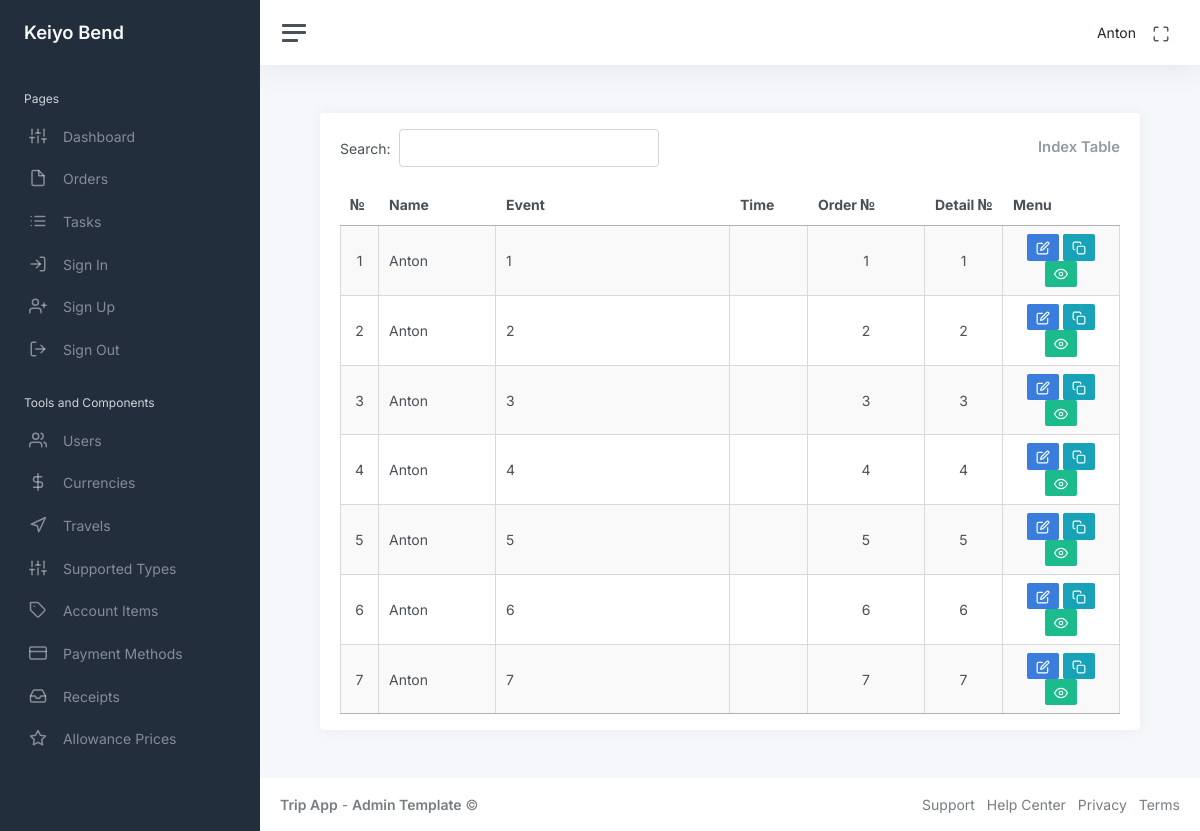
The app's page /index (signed in) with its own data.
### app/auth/models/user.py (models this page shows, shortened)
class User(UserMixin, db.Model):
    id: so.Mapped[int] = so.mapped_column(primary_key=True)
    name: so.Mapped[str] = so.mapped_column(sa.String(64), index=True, default=None)
    email: so.Mapped[str] = so.mapped_column(sa.String(120), index=True, unique=True)
    password_hash: so.Mapped[Optional[str]] = so.mapped_column(sa.String(256))
    admin: so.Mapped[bool] = so.mapped_column(sa.Boolean(), default=False)
    is_show: so.Mapped[bool] = so.mapped_column(sa.Boolean(), default=True)
    orders_rel = db.relationship("Order", back_populates="user", cascade="all, delete-orphan")

### app/main/models/order.py (models this page shows, shortened)
class Order(db.Model):
    id: so.Mapped[int] = so.mapped_column(primary_key=True)
    name_id: so.Mapped[int] = so.mapped_column(
        sa.Integer, db.ForeignKey("user.id"), nullable=False
    )
    order: so.Mapped[str] = so.mapped_column(sa.String(255), nullable=False)
    order_number: so.Mapped[str] = so.mapped_column(sa.String(255), nullable=False)
    detail_number: so.Mapped[str] = so.mapped_column(sa.String(255), nullable=False)
    is_hidden: so.Mapped[bool] = so.mapped_column(sa.Boolean(), nullable=False, default=False)
    fiscal_year: so.Mapped[int] = so.mapped_column(
        sa.Integer(), default=lambda: datetime.now().year
    )
    created_at: so.Mapped[date] = so.mapped_column(sa.Date(), default=date.today)
    service_number: so.Mapped[str] = so.mapped_column(sa.String(255), nullable=False)
    service_card_number: so.Mapped[str] = so.mapped_column(sa.String(255), nullable=False)
    quote_number: so.Mapped[str] = so.mapped_column(sa.String(255), nullable=False)
    purchase_order_number: so.Mapped[str] = so.mapped_column(sa.String(255), nullable=False)
    travel_id: so.Mapped[int] = so.mapped_column(
        sa.Integer, db.ForeignKey("travel.id"), nullable=False
    )
    support_type_id: so.Mapped[int] = so.mapped_column(
        sa.Integer, db.ForeignKey("supported_types.id"), nullable=False
    )
    user = db.relationship("User", back_populates="orders_rel")
    rates = db.relationship("Rates", back_populates="order", cascade="all, delete-orphan")
    details = db.relationship("Details", back_populates="order", cascade="all, delete-orphan")
    allowances = db.relationship(
        "Allowances", back_populates="order", cascade="all, delete-orphan"
    )
    travels_id = db.relationship("Travel", back_populates="orders")
    supported_type_id = db.relationship("SupportedTypes", back_populates="orders")

### app/main/routes/index.py (the view, shortened to what this page needs)
@bp.route("/")
@bp.route("/index")
@login_required  # Only authenticated users can access this route
def index():
    if current_user.admin:
        orders = db.session.query(Order).join(User).filter(User.is_show.is_(True)).all()
    return render_template("main/index.html", orders=orders)

### app/auth/models/user.py (called while the page is built)
@login.user_loader
def load_user(id):
    return db.session.get(User, int(id))

### app/main/templates/main/index.html (shortened to what this page needs)
<!DOCTYPE html>
{% extends "main/base.html" %}
{% block content %}
<div class="container-fluid p-0">
    <div class="row">
        <div class="col-md-12 ms-sm-auto col-lg-12 px-md-4">
            <div class="card flex-fill">
                <div class="card-header py-3">
                    <div class="d-flex justify-content-between align-items-center">
                        <div id="datatableSearch"></div>
                        <h3 class="card-title mb-0">Index Table</h3>
                    </div>
                </div>
                <div class="card-body py-0 mb-3">
                    <table class="display cell-border" id="indexTable" style="width: 100%;">
                        <thead>
                            <tr style="text-align:center">
                                <th>№</th>
                                <th>Name</th>
                                <th>Event</th>
                                <th>Time</th>
                                <th>Order №</th>
                                <th>Detail №</th>
                                <th>Menu</th>
                            </tr>
                        </thead>
                        <tbody>
                            {% for order in orders %}
                            <tr>
                                <td style="text-align:center">{{order.id}}</td>
                                <td>{{order.user.name}}</td>
                                <td>{{order.order}}</td>
                                <td style="text-align:center">{{" "}}</td>
                                <td style="text-align:center">{{order.order_number}}</td>
                                <td style="text-align:center">{{order.detail_number}}</td>
                                <td style="text-align:center">
                                    <a class="btn btn-primary btn-sm"
                                        href="{{ url_for('main.update_order', order_id=order.id) }}"><i
                                            class="align-middle" data-feather="edit"></i></a>
                                    <a class="btn btn-info btn-sm"
                                        href="{{ url_for('main.copy_order', order_id=order.id) }}"><i
                                            class="align-middle" data-feather="copy"></i></a>
                                    {% if current_user.admin == True %}
                                    <form action="{{ url_for('main.hide_order', id=order.id) }}" method="POST"
                                        style="display:inline;">
                                        <button type="submit"
                                            class="btn btn-sm {{ 'btn-danger' if order.is_hidden else 'btn-success' }}">
                                            {% if order.is_hidden %}
                                            <i class="align-middle" data-feather="eye-off"></i>
                                            {% else %}
                                            <i class="align-middle" data-feather="eye"></i>
                                            {% endif %}
                                        </button>
                                    </form>
                                    {% endif %}
                                </td>
                            </tr>
                            {% endfor %}
                        </tbody>
                    </table>
                </div>
            </div>
        </div>
    </div>
</div>
{% endblock %}

### app/main/templates/main/base.html (shortened to what this page needs)
<!DOCTYPE html>
<html lang="en" data-bs-theme="auto">
<head>
    <link href="https://cdn.jsdelivr.net/npm/bootstrap@5.3.3/dist/css/bootstrap.min.css" rel="stylesheet">
    <link rel="stylesheet" href="https://cdn.datatables.net/1.11.3/css/jquery.dataTables.min.css">
    <link href="../main/static/css/app.css" rel="stylesheet">
</head>
<body>
    <div class="wrapper">
        {% block sidebar %}
        {% include 'main/sidebar.html' %}
        {% endblock %}
        <div class="main">
            {% block navbar %}
            {% include 'main/navbar.html' %}
            {% endblock %}
            <main class="content">
                {% block content %}
                {% endblock %}
            </main>
            <footer class="footer">
                <div class="container-fluid">
                    <div class="row text-muted">
                        <div class="col-6 text-start">
                            <p class="mb-0">
                                <a class="text-muted" href="https://adminkit.io/" target="_blank"><strong>Trip
                                        App</strong></a> - <a class="text-muted" href="https://adminkit.io/"
                                    target="_blank"><strong>Admin
                                        Template</strong></a> &copy;
                            </p>
                        </div>
                        <div class="col-6 text-end">
                            <ul class="list-inline">
                                <li class="list-inline-item">
                                    <a class="text-muted" href="https://adminkit.io/" target="_blank">Support</a>
                                </li>
                                <li class="list-inline-item">
                                    <a class="text-muted" href="https://adminkit.io/" target="_blank">Help Center</a>
                                </li>
                                <li class="list-inline-item">
                                    <a class="text-muted" href="https://adminkit.io/" target="_blank">Privacy</a>
                                </li>
                                <li class="list-inline-item">
                                    <a class="text-muted" href="https://adminkit.io/" target="_blank">Terms</a>
                                </li>
                            </ul>
                        </div>
                    </div>
                </div>
            </footer>
        </div>
    </div>
</body>
</html>

### app/main/templates/main/sidebar.html
<!DOCTYPE html>
<nav id="sidebar" class="sidebar js-sidebar">
    <div class="sidebar-content js-simplebar">
        <a class="sidebar-brand" href="{{ url_for('main.index') }}">
            <span class="align-middle">Keiyo Bend</span>
        </a>
        <ul class="sidebar-nav">
            <li class="sidebar-header">
                Pages
            </li>
            <li class="sidebar-item">
                <a class="sidebar-link" href="{{ url_for('main.index') }}">
                    <i class="align-middle" data-feather="sliders"></i> <span class="align-middle">Dashboard</span>
                </a>
            </li>
            <li class="sidebar-item">
                <a class="sidebar-link" href="{{ url_for('main.create_order') }}">
                    <i class="align-middle" data-feather="file"></i> <span class="align-middle">Orders</span>
                </a>
            </li>
            <li class="sidebar-item">
                <a class="sidebar-link" href="{{ url_for('main.create_task') }}">
                    <i class="align-middle" data-feather="list"></i> <span class="align-middle">Tasks</span>
                </a>
            </li>
            <li class="sidebar-item">
                <a class="sidebar-link" href="{{ url_for('auth.login') }}">
                    <i class="align-middle" data-feather="log-in"></i> <span class="align-middle">Sign In</span>
                </a>
            </li>
            <li class="sidebar-item">
                <a class="sidebar-link" href="{{ url_for('auth.register') }}">
                    <i class="align-middle" data-feather="user-plus"></i> <span class="align-middle">Sign
                        Up</span>
                </a>
            </li>
            <li class="sidebar-item">
                <a class="sidebar-link" href="{{ url_for('auth.logout') }}">
                    <i class="align-middle" data-feather="log-out"></i> <span class="align-middle">Sign
                        Out</span>
                </a>
            </li>
            {% if current_user.admin == True %}
            <li class="sidebar-header">
                Tools and Components
            </li>
            <li class="sidebar-item">
                <a class="sidebar-link" href="{{ url_for('admin.admin_table') }}">
                    <i class="align-middle" data-feather="users"></i> <span class="align-middle">Users</span>
                </a>
            </li>
            <li class="sidebar-item">
                <a class="sidebar-link" href="{{ url_for('admin.currency_table') }}">
                    <i class="align-middle" data-feather="dollar-sign"></i> <span class="align-middle">Currencies</span>
                </a>
            </li>
            <li class="sidebar-item">
                <a class="sidebar-link" href="{{ url_for('admin.travel_table') }}">
                    <i class="align-middle" data-feather="navigation"></i> <span class="align-middle">Travels</span>
                </a>
            </li>
            <li class="sidebar-item">
                <a class="sidebar-link" href="{{ url_for('admin.supported_types_table')}}">
                    <i class="align-middle" data-feather="sliders"></i> <span class="align-middle">Supported
                        Types</span>
                </a>
            </li>
            <li class="sidebar-item">
                <a class="sidebar-link" href="{{ url_for('admin.account_items_table')}}">
                    <i class="align-middle" data-feather="tag"></i> <span class="align-middle">Account Items</span>
                </a>
            </li>
            <li class="sidebar-item">
                <a class="sidebar-link" href="{{ url_for('admin.payment_methods_table')}}">
                    <i class="align-middle" data-feather="credit-card"></i> <span class="align-middle">Payment
                        Methods</span>
                </a>
            </li>
            <li class="sidebar-item">
                <a class="sidebar-link" href="{{ url_for('admin.receipts_table')}}">
                    <i class="align-middle" data-feather="inbox"></i> <span class="align-middle">Receipts</span>
                </a>
            </li>
            <li class="sidebar-item">
                <a class="sidebar-link" href="{{ url_for('admin.allowance_prices_table')}}">
                    <i class="align-middle" data-feather="star"></i> <span class="align-middle">Allowance Prices</span>
                </a>
            </li>
            {% endif %}
        </ul>
    </div>
</nav>

### app/main/templates/main/navbar.html (shortened to what this page needs)
<!DOCTYPE html>
<nav class="navbar navbar-expand navbar-light navbar-bg">
    <a class="sidebar-toggle js-sidebar-toggle">
        <i class="hamburger align-self-center"></i>
    </a>
    <div class="navbar-collapse collapse">
        <ul class="navbar-nav navbar-align">
            <li class="nav-item dropdown">
                <a class="nav-link d-none d-sm-inline-block">
                    <span class="text-dark">{{ current_user.name }}</span>
                </a>
            </li>
            <li class="nav-item">
                <a id="fullscreenButton" class="nav-link d-none d-sm-inline-block">
                    <i class="align-middle" data-feather="maximize"></i>
                </a>
            </li>
        </ul>
    </div>
</nav>

### records on screen
User: name "Anton"
Order: id "1", user.name "Anton", order "1", order_number "1", detail_number "1", is_hidden False (drawn)
Order: id "2", user.name "Anton", order "2", order_number "2", detail_number "2", is_hidden False (drawn)
Order: id "3", user.name "Anton", order "3", order_number "3", detail_number "3", is_hidden False (drawn)
Order: id "4", user.name "Anton", order "4", order_number "4", detail_number "4", is_hidden False (drawn)
Order: id "5", user.name "Anton", order "5", order_number "5", detail_number "5", is_hidden False (drawn)
Order: id "6", user.name "Anton", order "6", order_number "6", detail_number "6", is_hidden False (drawn)
Order: id "7", user.name "Anton", order "7", order_number "7", detail_number "7", is_hidden False (drawn)
